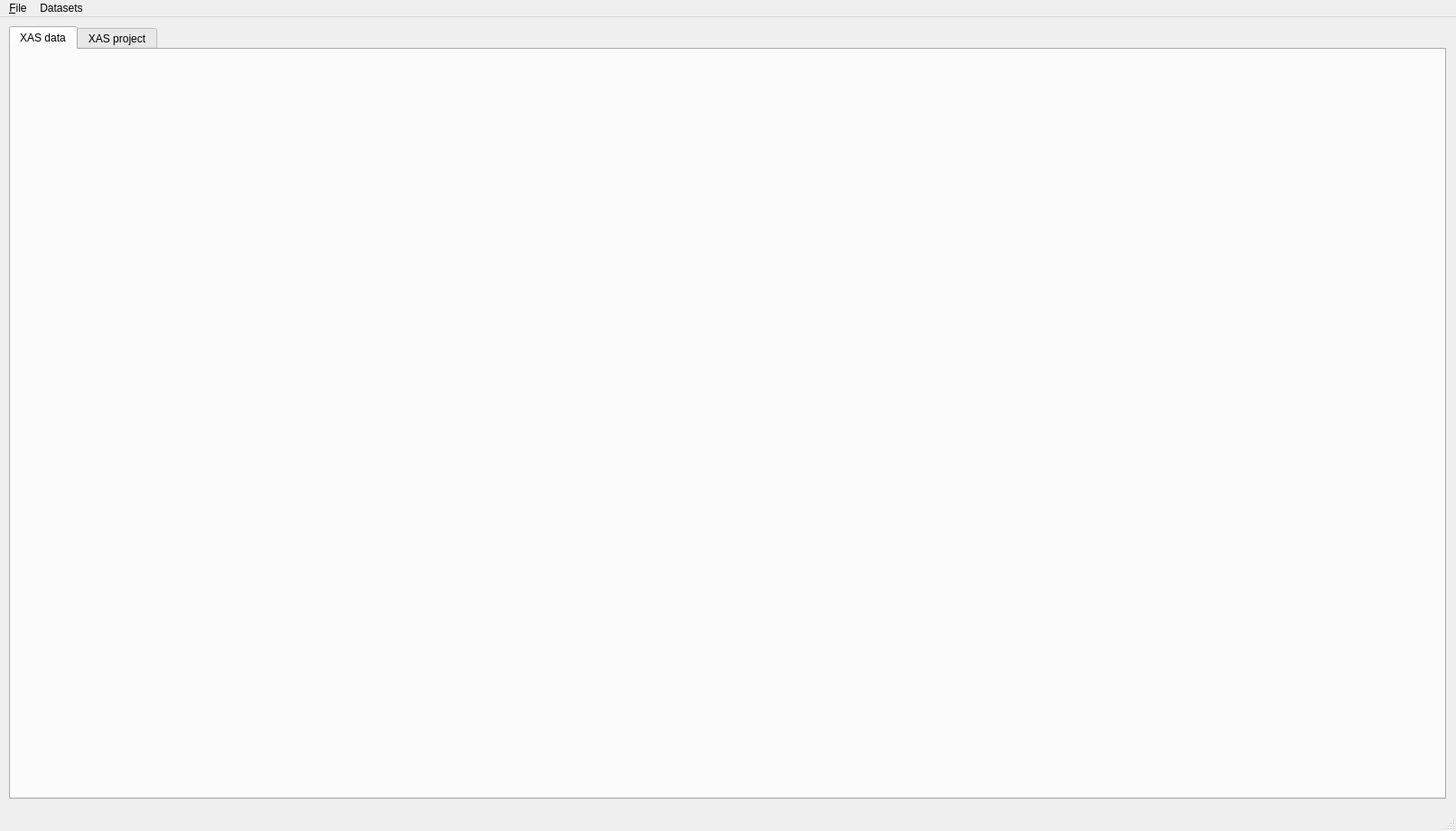
<?xml version="1.0" encoding="UTF-8"?>
<ui version="4.0">
 <class>Xview</class>
 <widget class="QMainWindow" name="Xview">
  <property name="geometry">
   <rect>
    <x>0</x>
    <y>0</y>
    <width>1612</width>
    <height>920</height>
   </rect>
  </property>
  <property name="windowTitle">
   <string>Xview</string>
  </property>
  <widget class="QWidget" name="centralwidget">
   <widget class="QLabel" name="labelWorkingFolder">
    <property name="geometry">
     <rect>
      <x>10</x>
      <y>40</y>
      <width>311</width>
      <height>20</height>
     </rect>
    </property>
    <property name="text">
     <string/>
    </property>
   </widget>
   <widget class="QTabWidget" name="tabWidget">
    <property name="geometry">
     <rect>
      <x>10</x>
      <y>10</y>
      <width>1591</width>
      <height>856</height>
     </rect>
    </property>
    <property name="font">
     <font>
      <italic>false</italic>
     </font>
    </property>
    <property name="currentIndex">
     <number>0</number>
    </property>
    <widget class="QWidget" name="tab_data">
     <attribute name="title">
      <string>XAS data</string>
     </attribute>
     <widget class="QWidget" name="verticalLayoutWidget">
      <property name="geometry">
       <rect>
        <x>10</x>
        <y>10</y>
        <width>1566</width>
        <height>816</height>
       </rect>
      </property>
      <layout class="QVBoxLayout" name="layout_data"/>
     </widget>
    </widget>
    <widget class="QWidget" name="tab_project">
     <attribute name="title">
      <string>XAS project</string>
     </attribute>
     <widget class="QWidget" name="verticalLayoutWidget_2">
      <property name="geometry">
       <rect>
        <x>15</x>
        <y>10</y>
        <width>1566</width>
        <height>816</height>
       </rect>
      </property>
      <layout class="QVBoxLayout" name="layout_project"/>
     </widget>
    </widget>
   </widget>
  </widget>
  <widget class="QStatusBar" name="statusbar"/>
  <widget class="QMenuBar" name="menuBar">
   <property name="geometry">
    <rect>
     <x>0</x>
     <y>0</y>
     <width>1612</width>
     <height>22</height>
    </rect>
   </property>
   <widget class="QMenu" name="menu_File">
    <property name="title">
     <string>&amp;File</string>
    </property>
    <addaction name="action_open_project"/>
    <addaction name="action_save_project"/>
    <addaction name="separator"/>
    <addaction name="action_exit"/>
   </widget>
   <widget class="QMenu" name="menuDatasets">
    <property name="title">
     <string>Datasets</string>
    </property>
    <addaction name="action_merge"/>
    <addaction name="action_rename"/>
    <addaction name="action_save_datasets_as_text"/>
    <addaction name="action_combine_and_save_as_text"/>
    <addaction name="action_remove"/>
   </widget>
   <addaction name="menu_File"/>
   <addaction name="menuDatasets"/>
  </widget>
  <action name="action_open_project">
   <property name="text">
    <string>&amp;Open project</string>
   </property>
  </action>
  <action name="action_save_project">
   <property name="text">
    <string>&amp;Save project</string>
   </property>
  </action>
  <action name="action_save_datasets_as_text">
   <property name="text">
    <string>Save datasets as text</string>
   </property>
  </action>
  <action name="action_exit">
   <property name="text">
    <string>&amp;Exit</string>
   </property>
  </action>
  <action name="action_merge">
   <property name="text">
    <string>Merge</string>
   </property>
  </action>
  <action name="action_rename">
   <property name="text">
    <string>Rename</string>
   </property>
  </action>
  <action name="action_remove">
   <property name="text">
    <string>Remove</string>
   </property>
  </action>
  <action name="action_combine_and_save_as_text">
   <property name="text">
    <string>Combine and save as text</string>
   </property>
  </action>
 </widget>
 <resources/>
 <connections/>
</ui>
